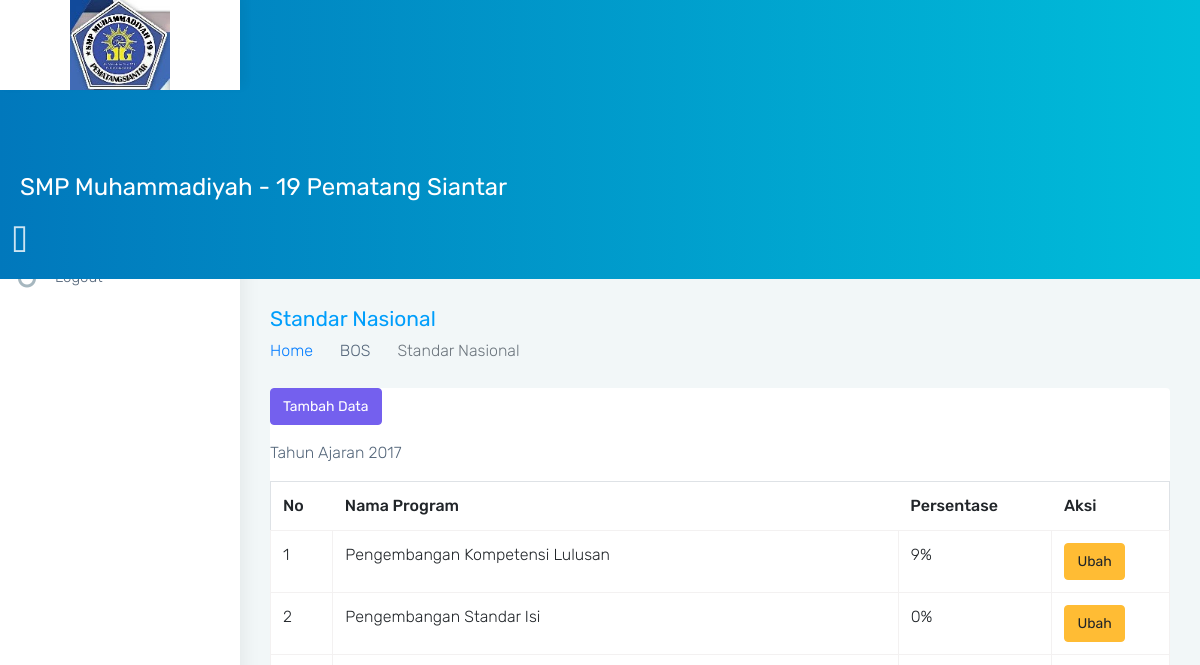
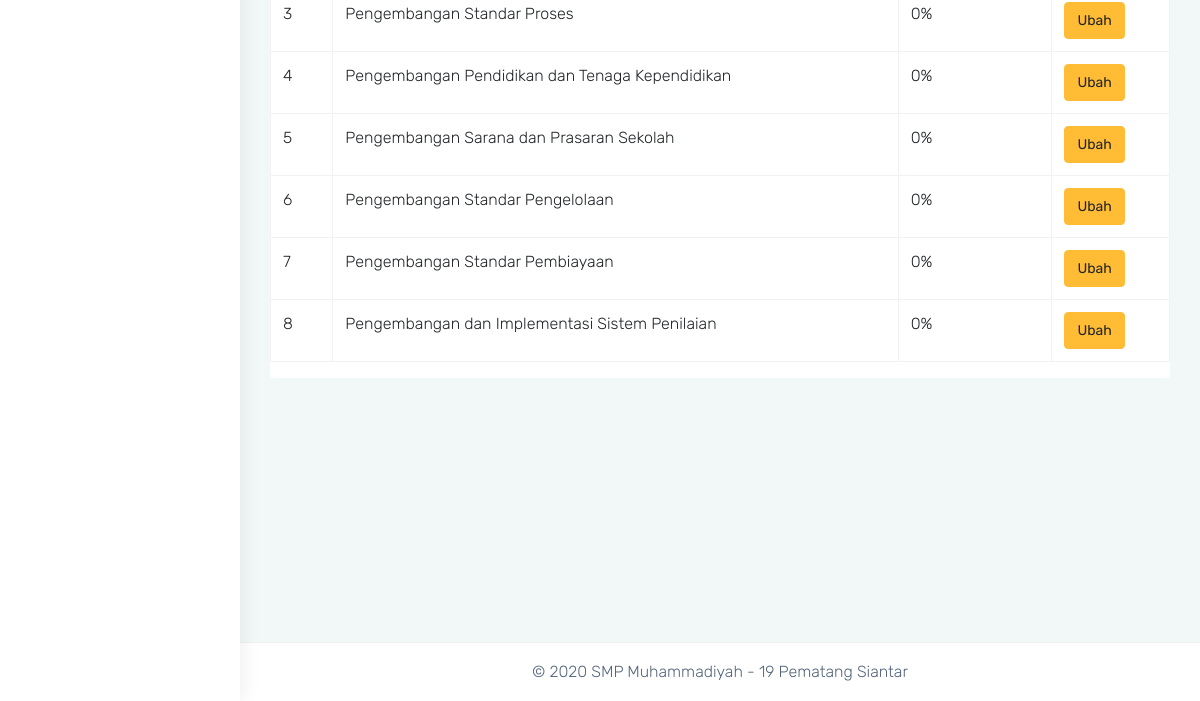
/tata_usaha/standar/index.php, run on an earlier commit of the app's database (2 pictures, top to bottom).
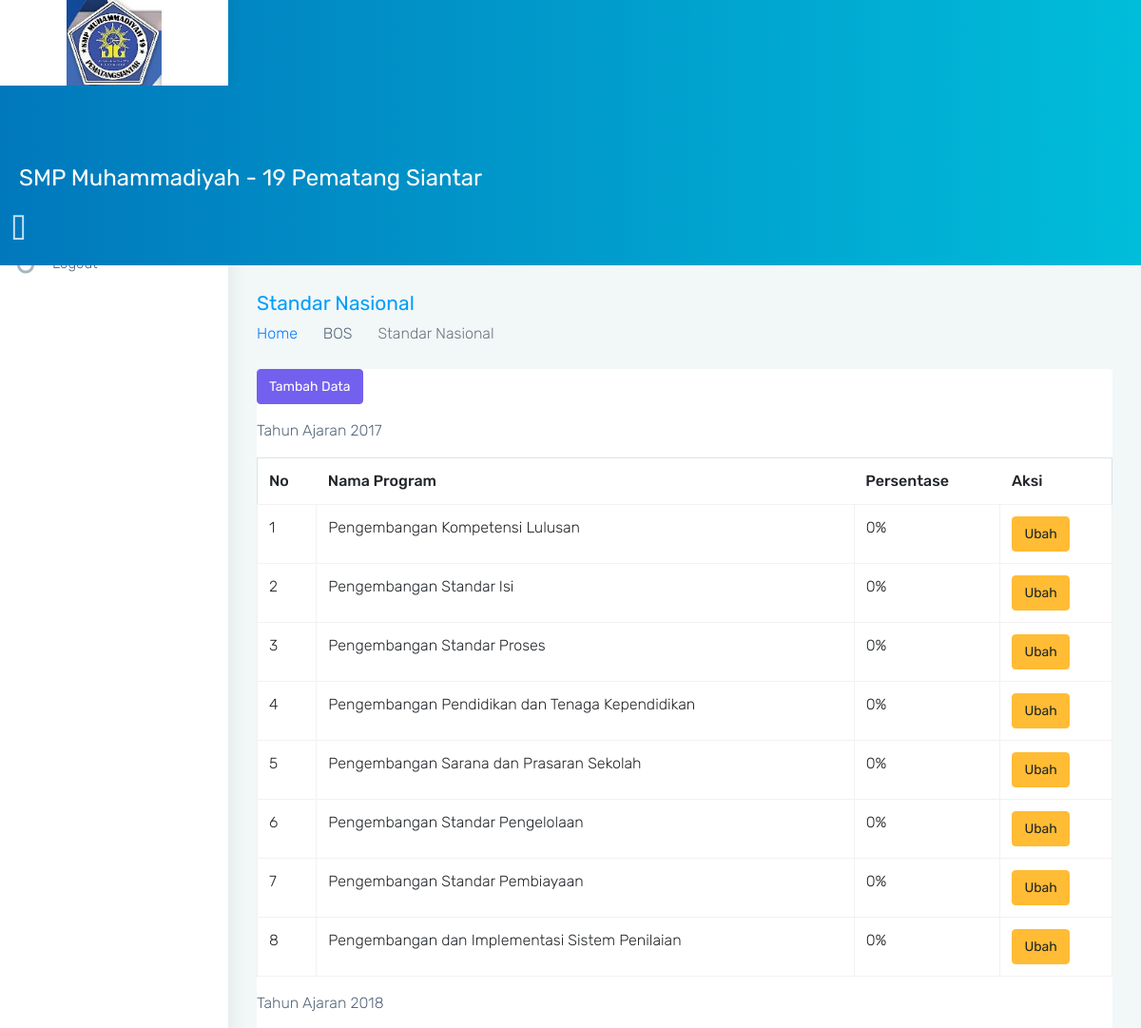
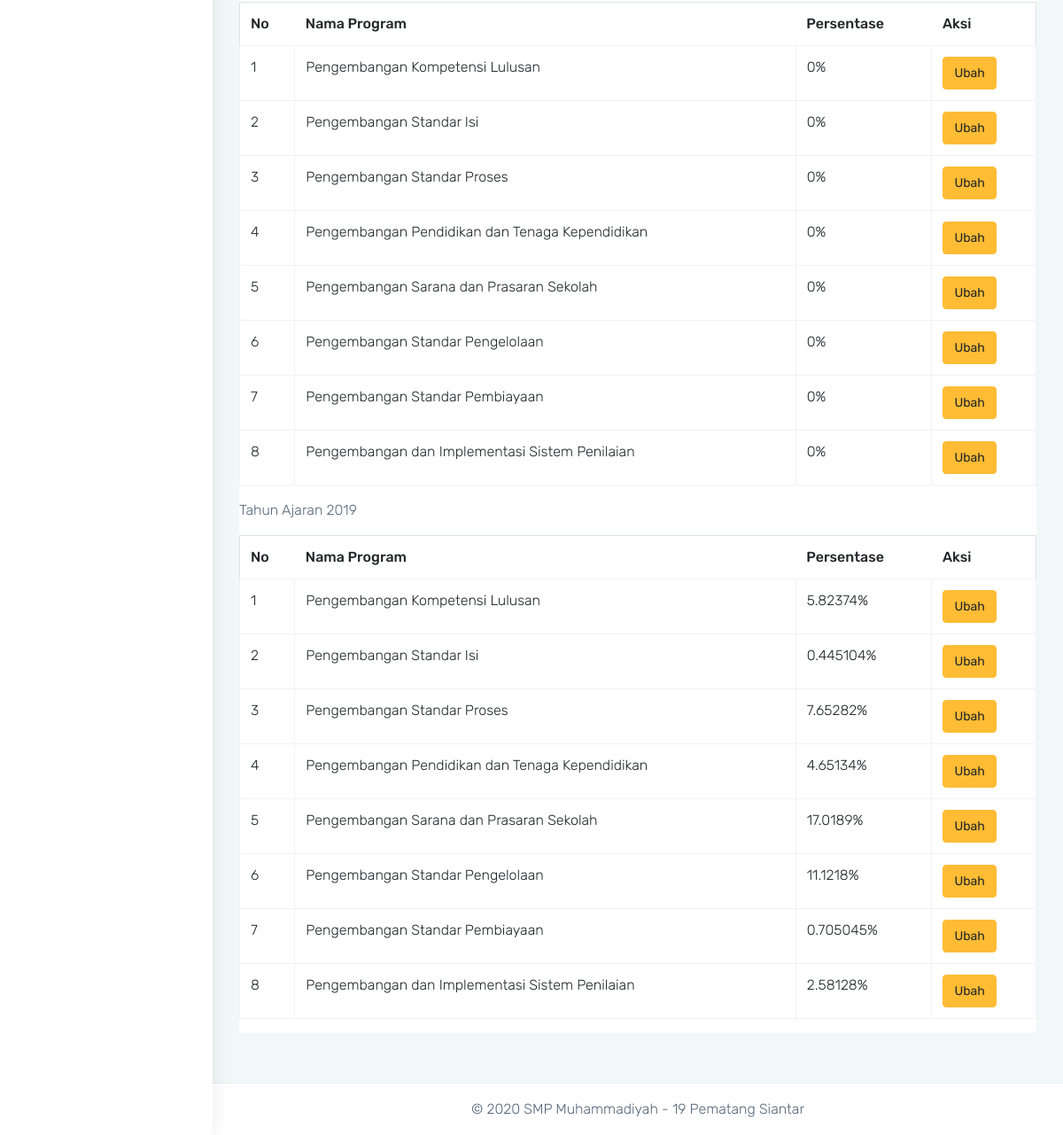
And on a later commit of the database (2 pictures, top to bottom).
### tables this page shows
CREATE TABLE `tbl_persentase_standar_nasional` (
  `id_persentase_standar_nasional` int(11) NOT NULL,
  `tahun_ajaran` varchar(10) NOT NULL,
  `npsn` int(11) DEFAULT NULL,
  `persentase` float NOT NULL,
  `id_user` int(11) NOT NULL,
  `dibuat_tanggal` datetime NOT NULL
);

CREATE TABLE `tbl_standar_nasional` (
  `idsnp` int(11) NOT NULL,
  `nama_program` varchar(255) DEFAULT NULL
);

### tata_usaha/standar/index.php (called while the page is built, shortened)
<?php
require('../../url.php');
require('../../model/crud.php');
$crud = new Crud;
$tahun_ajaran = $crud->query('SELECT DISTINCT(tahun_ajaran) FROM tbl_persentase_standar_nasional');
require('../../view/tata_usaha/standar_nasional.php');

### url.php (called while the page is built, shortened)
<?php
$url = 'http://localhost/simkeuangan/';

### model/koneksi.php (called while the page is built)
<?php
class Koneksi
{
  private $host     = 'localhost';
  private $username = 'root';
  private $password = '';
  private $database = 'simkeuangan';
  protected $conn;
  function __construct()
  {
    if (!isset($this->conn))
      $this->conn = new mysqli($this->host, $this->username, $this->password, $this->database);
    if (!$this->conn)
      echo 'Koneksi Gagal';
    else
      return $this->conn;
  }
}

### model/crud.php (called while the page is built, shortened)
<?php
include('koneksi.php');
class Crud extends Koneksi
{
  public function query($quernya)
  {
    $query = $quernya;
    $hasil = $this->conn->query($query);
    $rows = array();
    while ($row = $hasil->fetch_assoc()) {
      $rows[] = $row;
    }
    return $rows;
  }
}

### view/tata_usaha/standar_nasional.php (the view, shortened to what this page needs)
<!DOCTYPE html>
<html lang="en">
<?php require('template/head.php') ?>
<body class="fix-header card-no-border">
  <div id="main-wrapper">
    <?php require('template/header.php') ?>
    <?php require('template/sidebar.php') ?>
    <div class="page-wrapper">
      <div class="container-fluid">
        <div class="row page-titles">
          <div class="col-md-6 col-8 align-self-center">
            <h3 class="text-themecolor m-b-0 m-t-0">Standar Nasional</h3>
            <ol class="breadcrumb">
              <li class="breadcrumb-item"><a href="<?= $url; ?>tata_usaha">Home</a></li>
              <li class="breadcrumb-item">BOS</li>
              <li class="breadcrumb-item active">Standar Nasional</li>
            </ol>
          </div>
        </div>
        <div class="row">
          <div class="col-12">
            <div class="card">
              <div class="card-block">
                <button class="btn btn-primary" data-toggle="modal" data-target="#exampleModal">Tambah Data</button>
                <?php
                foreach ($tahun_ajaran as $ta) {
                ?>
                  <p class="mt-3">Tahun Ajaran <?= $ta['tahun_ajaran']; ?></p>
                  <table class="table table-bordered">
                    <thead>
                      <th>No</th>
                      <th>Nama Program</th>
                      <th>Persentase</th>
                      <th>Aksi</th>
                    </thead>
                    <tbody>
                      <?php
                      $no = 1;
                      $standar = $crud->query("SELECT * FROM tbl_persentase_standar_nasional JOIN tbl_standar_nasional ON tbl_standar_nasional.idsnp = tbl_persentase_standar_nasional.npsn WHERE tahun_ajaran = '" . $ta['tahun_ajaran'] . "'");
                      foreach ($standar as $st) {
                      ?>
                        <tr>
                          <td><?= $no; ?></td>
                          <td><?= $st['nama_program']; ?></td>
                          <td><?= $st['persentase']; ?>%</td>
                          <td>
                            <button class="btn btn-warning" data-toggle="modal" data-target="#exampleModal<?= $ta['tahun_ajaran'] . $no; ?>">Ubah</button>
                          </td>
                        </tr>
                      <?php
                        $no++;
                      }
                      ?>
                    </tbody>
                  </table>
                <?php
                }
                ?>
              </div>
            </div>
          </div>
        </div>
      </div>
      <?php require('template/footer.php') ?>
    </div>
  </div>
</body>
</html>

What changed in the data, as far as the page shows it:
removed tbl_persentase_standar_nasional: npsn.nama_program "Pengembangan Kompetensi Lulusan", persentase "9", shown under "2017"
added tbl_persentase_standar_nasional: npsn.nama_program "Pengembangan Kompetensi Lulusan", persentase "0", shown under "2017"
added tbl_persentase_standar_nasional: npsn.nama_program "Pengembangan Kompetensi Lulusan", persentase "0", shown under "2018"
added tbl_persentase_standar_nasional: npsn.nama_program "Pengembangan Standar Isi", persentase "0", shown under "2018"
added tbl_persentase_standar_nasional: npsn.nama_program "Pengembangan Standar Proses", persentase "0", shown under "2018"
added tbl_persentase_standar_nasional: npsn.nama_program "Pengembangan Pendidikan dan Tenaga Kependidikan", persentase "0", shown under "2018"
added tbl_persentase_standar_nasional: npsn.nama_program "Pengembangan Sarana dan Prasaran Sekolah", persentase "0", shown under "2018"
added tbl_persentase_standar_nasional: npsn.nama_program "Pengembangan Standar Pengelolaan", persentase "0", shown under "2018"
added tbl_persentase_standar_nasional: npsn.nama_program "Pengembangan Standar Pembiayaan", persentase "0", shown under "2018"
added tbl_persentase_standar_nasional: npsn.nama_program "Pengembangan dan Implementasi Sistem Penilaian", persentase "0", shown under "2018"
added tbl_persentase_standar_nasional: npsn.nama_program "Pengembangan Kompetensi Lulusan", persentase "5.82374", shown under "2019"
added tbl_persentase_standar_nasional: npsn.nama_program "Pengembangan Standar Isi", persentase "0.445104", shown under "2019"
added tbl_persentase_standar_nasional: npsn.nama_program "Pengembangan Standar Proses", persentase "7.65282", shown under "2019"
added tbl_persentase_standar_nasional: npsn.nama_program "Pengembangan Pendidikan dan Tenaga Kependidikan", persentase "4.65134", shown under "2019"
added tbl_persentase_standar_nasional: npsn.nama_program "Pengembangan Sarana dan Prasaran Sekolah", persentase "17.0189", shown under "2019"
added tbl_persentase_standar_nasional: npsn.nama_program "Pengembangan Standar Pengelolaan", persentase "11.1218", shown under "2019"
added tbl_persentase_standar_nasional: npsn.nama_program "Pengembangan Standar Pembiayaan", persentase "0.705045", shown under "2019"
added tbl_persentase_standar_nasional: npsn.nama_program "Pengembangan dan Implementasi Sistem Penilaian", persentase "2.58128", shown under "2019"
Also different on the page:
new list line: "Tahun Ajaran 2018 No Nama Program Persentase Aksi"
new list line: "Tahun Ajaran 2019 No Nama Program Persentase Aksi"
